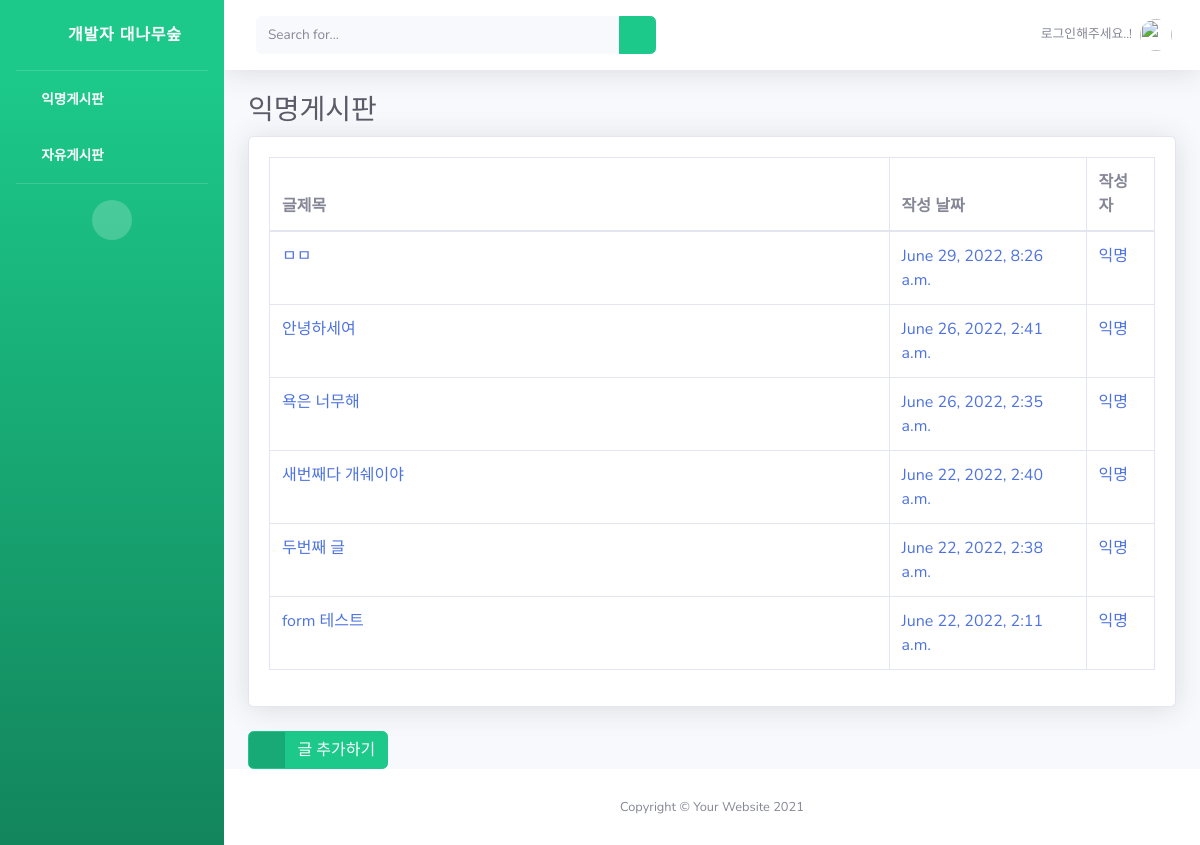
The page / on the database its author committed.
### snsapp/models.py (models this page shows, shortened)
class Post(models.Model):
    title = models.CharField(max_length=200)
    body = models.TextField()
    date = models.DateTimeField(auto_now_add=True)

### snsapp/views.py (the view)
# urls.py: path('', views.home, name='home'),
def home(request):
    posts = Post.objects.filter().order_by('-date')
    return render(request, 'index.html', {'posts':posts})

### snsapp/templates/index.html
{% extends 'base.html' %}
{% load static %}
{% block content %}
<h1 class="h3 mb-2 text-gray-800">익명게시판</h1>
<div class="card shadow mb-4">
    <div class="card-body">
        <div class="table-responsive">
            <table class="table table-bordered" id="dataTable" width="100%" cellspacing="0">
                <thead>
                    <tr>
                        <th width="70%">글제목</th>
                        <th>작성 날짜</th>
                        <th>작성자</th>
                    </tr>
                </thead>
                <tbody>
                    {% for post in posts %}
                    <tr>
                        <td><a href="{% url 'detail' post.id %}">{{ post.title }}</a></td>
                        <td><a href="">{{ post.date }}</a></td>
                        <td><a href="">익명</a></td>
                    </tr>
                    {% endfor %}
                </tbody>
            </table>
        </div>
    </div>
</div>
<a href="{% url 'postcreate' %}" class="btn btn-success btn-icon-split">
    <span class="icon text-white-50">
        <i class="fas fa-flag"></i>
    </span>
    <span class="text">글 추가하기</span>
</a>
</div>
{% endblock %}

### rows shown on the page
Post: title "ㅁㅁ", date "June 29, 2022, 8:26 a.m."
Post: title "안녕하세여", date "June 26, 2022, 2:41 a.m."
Post: title "욕은 너무해", date "June 26, 2022, 2:35 a.m."
Post: title "새번째다 개쉐이야", date "June 22, 2022, 2:40 a.m."
Post: title "두번째 글", date "June 22, 2022, 2:38 a.m."
Post: title "form 테스트", date "June 22, 2022, 2:11 a.m."
